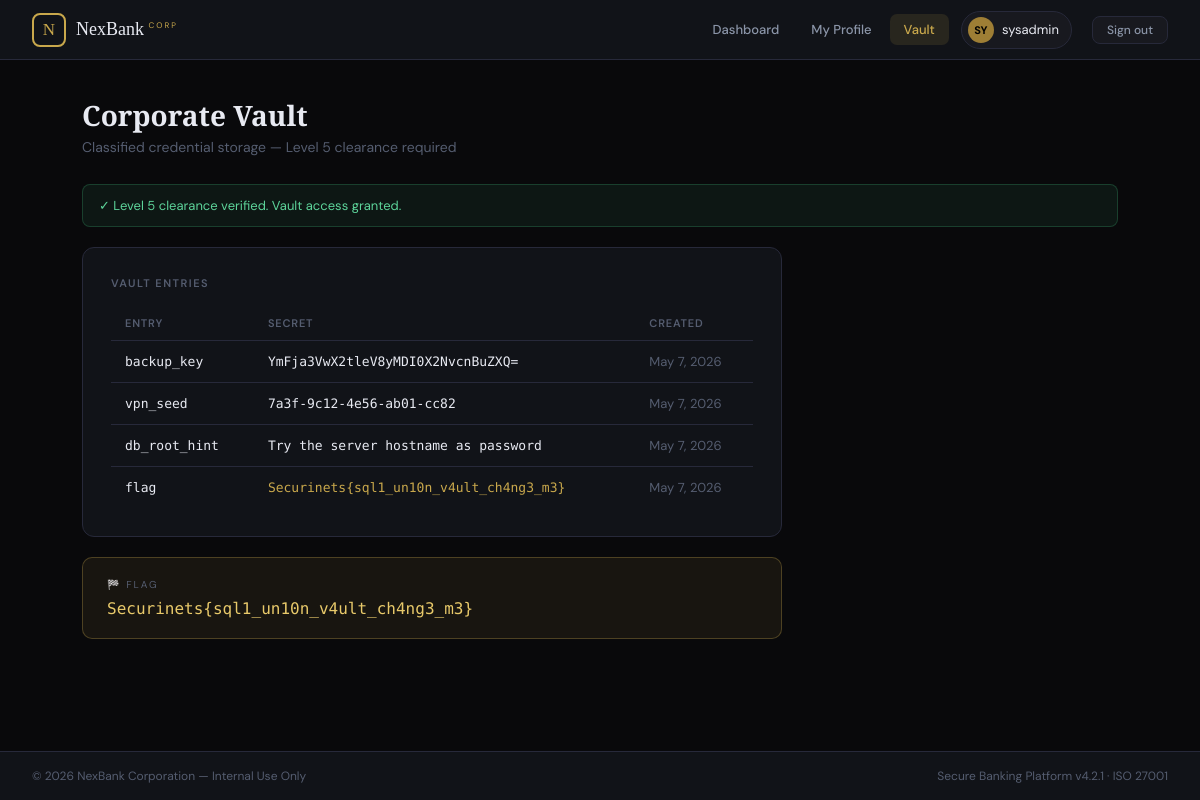
The page /app/vault.php (signed in) on the database its author committed.
### tables this page shows
CREATE TABLE vault (
    id         INT AUTO_INCREMENT PRIMARY KEY,
    entry_name VARCHAR(100),
    secret     TEXT,
    created_at TIMESTAMP DEFAULT CURRENT_TIMESTAMP
);

### app/vault.php (the view)
<?php require_once __DIR__.'/includes/header.php'; ?>
<div class="page">
  <div style="margin-bottom:28px">
    <h1 style="font-family:'Playfair Display',serif;font-size:28px">Corporate Vault</h1>
    <p style="color:var(--muted);font-size:14px;margin-top:4px">Classified credential storage &mdash; Level 5 clearance required</p>
  </div>
  <?php if($user['access_level']<5): ?>
  <div style="max-width:520px;margin:60px auto;text-align:center">
    <div style="font-size:64px;margin-bottom:20px">&#128272;</div>
    <h2 style="font-family:'Playfair Display',serif;font-size:26px;margin-bottom:12px">Access Restricted</h2>
    <p style="color:var(--silver);font-size:14px;line-height:1.7;margin-bottom:24px">
      The Corporate Vault requires <strong>Level 5 security clearance</strong>.
      Your current clearance is Level <?php echo $user['access_level']; ?>.
    </p>
    <div style="background:var(--panel);border:1px solid var(--rim);border-radius:10px;padding:20px;text-align:left;font-size:13px;color:var(--silver)">
      <div style="font-size:11px;letter-spacing:1px;text-transform:uppercase;color:var(--muted);margin-bottom:12px">Vault Contents (Classified)</div>
      <div style="display:flex;flex-direction:column;gap:8px;filter:blur(4px);user-select:none">
        <div style="display:flex;justify-content:space-between"><span>backup_key</span><span>&#9608;&#9608;&#9608;&#9608;&#9608;&#9608;&#9608;&#9608;&#9608;&#9608;&#9608;&#9608;&#9608;&#9608;&#9608;&#9608;&#9608;&#9608;</span></div>
        <div style="display:flex;justify-content:space-between"><span>vpn_seed</span><span>&#9608;&#9608;&#9608;&#9608;&#9608;&#9608;&#9608;&#9608;&#9608;&#9608;&#9608;&#9608;&#9608;&#9608;</span></div>
        <div style="display:flex;justify-content:space-between"><span>flag</span><span>&#9608;&#9608;&#9608;&#9608;&#9608;&#9608;&#9608;&#9608;&#9608;&#9608;&#9608;&#9608;&#9608;&#9608;&#9608;&#9608;&#9608;&#9608;&#9608;&#9608;&#9608;&#9608;</span></div>
      </div>
    </div>
  </div>
  <?php else: ?>
  <?php
  $conn = new mysqli('127.0.0.1','appuser','C0rpApp2024','corpdb');
  $res  = $conn->query("SELECT entry_name,secret,created_at FROM vault ORDER BY id");
  $flag = getenv('FLAG') ?: 'Securinets{sql1_un10n_v4ult_ch4ng3_m3}';
  ?>
  <div class="alert as">&#10003; Level 5 clearance verified. Vault access granted.</div>
  <div class="card" style="max-width:700px">
    <div class="ctitle">Vault Entries</div>
    <table class="dtable">
      <thead><tr><th>Entry</th><th>Secret</th><th>Created</th></tr></thead>
      <tbody>
      <?php while($row=$res->fetch_assoc()): ?>
      <tr>
        <td style="font-family:'DM Mono',monospace"><?php echo htmlspecialchars($row['entry_name']); ?></td>
        <td style="font-family:'DM Mono',monospace;word-break:break-all;<?php echo $row['entry_name']==='flag'?'color:#c9a84c;font-weight:500':''; ?>">
          <?php echo htmlspecialchars($row['secret']); ?>
        </td>
        <td style="color:var(--muted)"><?php echo date('M j, Y',strtotime($row['created_at'])); ?></td>
      </tr>
      <?php endwhile; ?>
      </tbody>
    </table>
  </div>
  <div style="max-width:700px;background:rgba(201,168,76,.08);border:1px solid rgba(201,168,76,.3);border-radius:10px;padding:20px 24px">
    <div style="font-size:10px;letter-spacing:2px;text-transform:uppercase;color:var(--muted);margin-bottom:8px">&#127937; Flag</div>
    <div style="font-family:'DM Mono',monospace;font-size:16px;color:#e8c96a;font-weight:500"><?php echo htmlspecialchars($flag); ?></div>
  </div>
  <?php endif; ?>
</div>
<?php require_once __DIR__.'/includes/footer.php'; ?>

### app/includes/header.php (shortened to what this page needs)
<?php
$page = basename($_SERVER['PHP_SELF'], '.php');
$user = $_SESSION['user'] ?? null;
?>
<!DOCTYPE html>
<html lang="en">
<head>
</head>
<body>
<?php if ($user): ?>
<header class="topbar">
  <a href="/dashboard.php" class="brand">
    <div class="mark">N</div>
    <div class="bname">NexBank <sup>CORP</sup></div>
  </a>
  <nav class="tnav">
    <a href="/dashboard.php" class="<?php echo $page==='dashboard'?'on':''; ?>">Dashboard</a>
    <a href="/profile.php"   class="<?php echo $page==='profile'?'on':''; ?>">My Profile</a>
    <a href="/vault.php"     class="<?php echo $page==='vault'?'on':''; ?>">Vault</a>
  </nav>
  <div class="tchip">
    <div class="tav"><?php echo strtoupper(substr($user['username'],0,2)); ?></div>
    <?php echo htmlspecialchars($user['username']); ?>
  </div>
  <a href="/logout.php" class="btn btno" style="margin-left:8px;padding:5px 14px;font-size:12px">Sign out</a>
</header>
<?php endif; ?>

### app/includes/footer.php
<footer>
  <span>&copy; <?php echo date('Y'); ?> NexBank Corporation &mdash; Internal Use Only</span>
  <span>Secure Banking Platform v4.2.1 &middot; ISO 27001</span>
</footer>
</body>
</html>

### app/includes/header.php (style rules this page uses)
*,*::before,*::after { box-sizing:border-box;margin:0;padding:0 }
:root { --ink:#09090b;--surface:#111318;--panel:#18191f;--rim:#27293a; --gold:#c9a84c;--gdim:#9e7e35;--gglow:rgba(201,168,76,.12); --silver:#8b95a8;--text:#e8eaf2;--muted:#555d70; --red:#e05555;--green:#3db97a; }
body { font-family:'DM Sans',sans-serif;background:var(--ink);color:var(--text);min-height:100vh;display:flex;flex-direction:column }
.topbar { background:var(--surface);border-bottom:1px solid var(--rim);height:60px;display:flex;align-items:center;padding:0 32px;gap:12px;position:sticky;top:0;z-index:200 }
.topbar a.brand { display:flex;align-items:center;gap:10px;text-decoration:none }
.mark { width:34px;height:34px;border:2px solid var(--gold);border-radius:8px;display:grid;place-items:center;font-family:'Playfair Display',serif;font-size:17px;color:var(--gold) }
.bname { font-family:'Playfair Display',serif;font-size:18px;color:var(--text) }
.bname sup { font-size:8px;letter-spacing:2px;color:var(--gold);font-family:'DM Sans',sans-serif }
.tnav { display:flex;gap:4px }
.tnav a { padding:7px 14px;border-radius:7px;font-size:13px;font-weight:500;color:var(--silver);text-decoration:none;transition:background .15s,color .15s }
.tnav a:hover,.tnav a.on { background:var(--gglow);color:var(--gold) }
.tchip { display:flex;align-items:center;gap:8px;padding:5px 12px 5px 6px;background:var(--panel);border:1px solid var(--rim);border-radius:20px;font-size:13px }
.tav { width:26px;height:26px;background:var(--gdim);border-radius:50%;display:grid;place-items:center;font-size:11px;font-weight:700;color:#000 }
.page { flex:1;max-width:1100px;width:100%;margin:0 auto;padding:36px 32px }
.card { background:var(--surface);border:1px solid var(--rim);border-radius:12px;padding:28px;margin-bottom:20px }
.ctitle { font-size:11px;font-weight:600;letter-spacing:1.5px;text-transform:uppercase;color:var(--muted);margin-bottom:16px }
.dtable { width:100%;border-collapse:collapse;font-size:13px }
.dtable th { text-align:left;padding:10px 14px;font-size:11px;font-weight:600;letter-spacing:.8px;text-transform:uppercase;color:var(--muted);border-bottom:1px solid var(--rim) }
.dtable td { padding:12px 14px;border-bottom:1px solid var(--rim) }
.dtable tr:last-child td { border-bottom:none }
.alert { padding:12px 16px;border-radius:8px;font-size:13px;margin-bottom:20px;display:flex;gap:10px;align-items:flex-start }
.as { background:rgba(61,185,122,.08);border:1px solid rgba(61,185,122,.25);color:#5dd49a }
.btn { padding:9px 20px;border-radius:8px;font-family:'DM Sans',sans-serif;font-size:13px;font-weight:500;cursor:pointer;border:none;transition:background .15s;text-decoration:none;display:inline-block }
.btno { background:var(--panel);color:var(--silver);border:1px solid var(--rim) }
footer { background:var(--surface);border-top:1px solid var(--rim);padding:16px 32px;font-size:12px;color:var(--muted);display:flex;justify-content:space-between }

### rows shown on the page
vault: entry_name "backup_key", secret "YmFja3VwX2tleV8yMDI0X2NvcnBuZXQ=", created_at "May 7, 2026"
vault: entry_name "vpn_seed", secret "7a3f-9c12-4e56-ab01-cc82", created_at "May 7, 2026"
vault: entry_name "db_root_hint", secret "Try the server hostname as password", created_at "May 7, 2026"
vault: entry_name "flag", secret "Securinets{sql1_un10n_v4ult_ch4ng3_m3}", created_at "May 7, 2026"

### other values the page prints
substr($user['username'],0,2) "SY"
$user['username'] "sysadmin"
$flag "Securinets{sql1_un10n_v4ult_ch4ng3_m3}"
